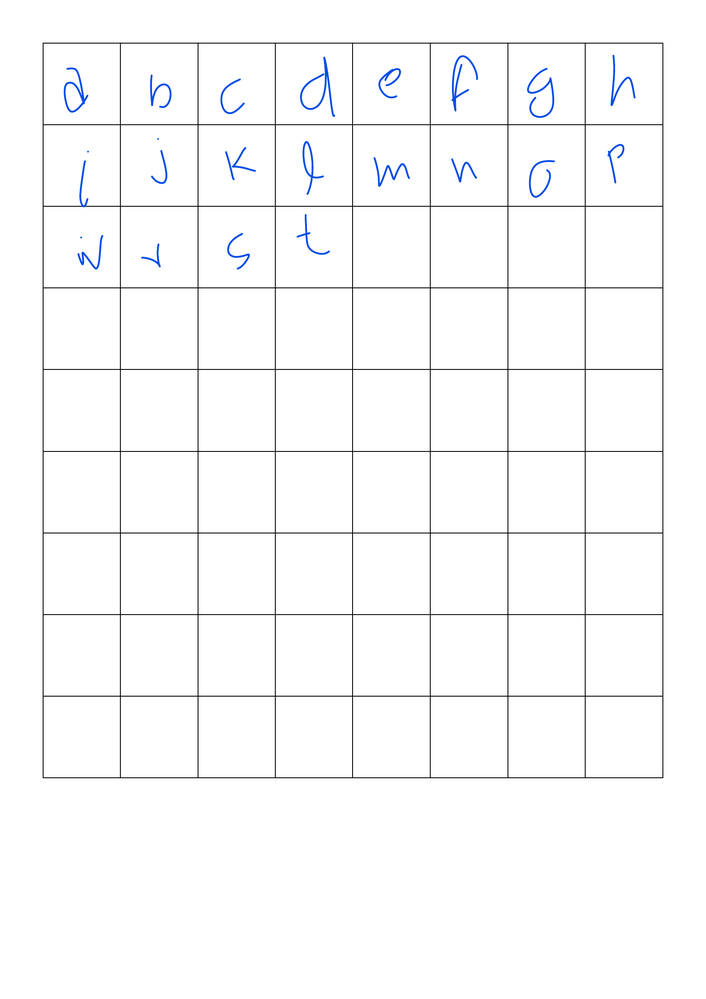
#> input picture char_1.png, 706 x 999 px, shrunk from 1654 x 2339 before the run
$ python template-to-charpng.py
#> lines starting #> are read from the running program, lines starting #| are printed output that depends on the picture; after the words box and inside, x2 and y2 are one past the last pixel; in counts of white or black regions, pixels touching at a corner belong together
import cv2
import numpy as np

#======================= sort_contours ===========================================
def sort_contours(cnts, method="right-to-left"):
        # initialize the reverse flag and sort index
        reverse = False
        i = 0

        # handle if we need to sort in reverse
        if method == "right-to-left" or method == "bottom-to-top":
                reverse = True

        # handle if we are sorting against the y-coordinate rather than
        # the x-coordinate of the bounding box
        if method == "top-to-bottom" or method == "bottom-to-top":
                i = 1

        # construct the list of bounding boxes and sort them from top to
        # bottom
        boundingBoxes = [cv2.boundingRect(c) for c in cnts]
        (cnts, boundingBoxes) = zip(*sorted(zip(cnts, boundingBoxes),
                key=lambda b:b[1][i], reverse=reverse))

        # return the list of sorted contours and bounding boxes
        return (cnts, boundingBoxes)
#==================================================================================


def box_extraction(img_for_box_extraction_path, cropped_dir_path):
#> called with img_for_box_extraction_path = 'char_1.png', cropped_dir_path = './cropped/'
        img = cv2.imread(img_for_box_extraction_path, 0)# Read the image
#> img: shape (999, 706); min 9, max 255, mean 249.6
        (thresh, img_bin) = cv2.threshold(img, 128, 255, cv2.THRESH_BINARY | cv2.THRESH_OTSU)#Thresholding the image
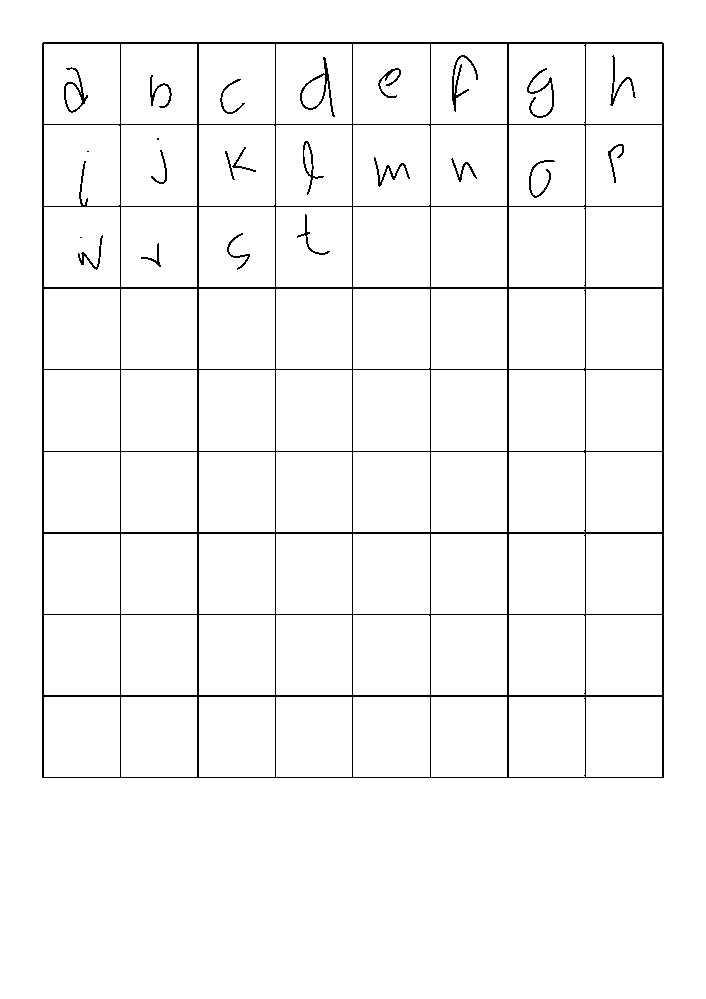
#> img_bin: shape (999, 706); 96.9% white; black in thin lines or dots, all inside (x1, y1, x2, y2) = (42, 42, 664, 778)
#> thresh = 177
        img_bin = 255-img_bin# Invert the image
        cv2.imwrite("inter_processing/Image_bin.jpg",img_bin)

        # Defining a kernel length
        kernel_length = np.array(img).shape[1]//40
#> kernel_length = 17

        # A verticle kernel of (1 X kernel_length), which will detect all the verticle lines from the image.
        verticle_kernel = cv2.getStructuringElement(cv2.MORPH_RECT, (1, kernel_length))
#> verticle_kernel = 17 values from 1 to 1

        # A horizontal kernel of (kernel_length X 1), which will help to detect all the horizontal line from the image.
        hori_kernel = cv2.getStructuringElement(cv2.MORPH_RECT, (kernel_length, 1))

        # A kernel of (3 X 3) ones.
        kernel = cv2.getStructuringElement(cv2.MORPH_RECT, (3, 3))

        # Morphological operation to detect verticle lines from an image
        img_temp1 = cv2.erode(img_bin, verticle_kernel, iterations=3)
#> img_temp1: shape (999, 706); 1.3% white in thin lines or dots, all inside (x1, y1, x2, y2) = (42, 66, 664, 754)
        verticle_lines_img = cv2.dilate(img_temp1, verticle_kernel, iterations=3)
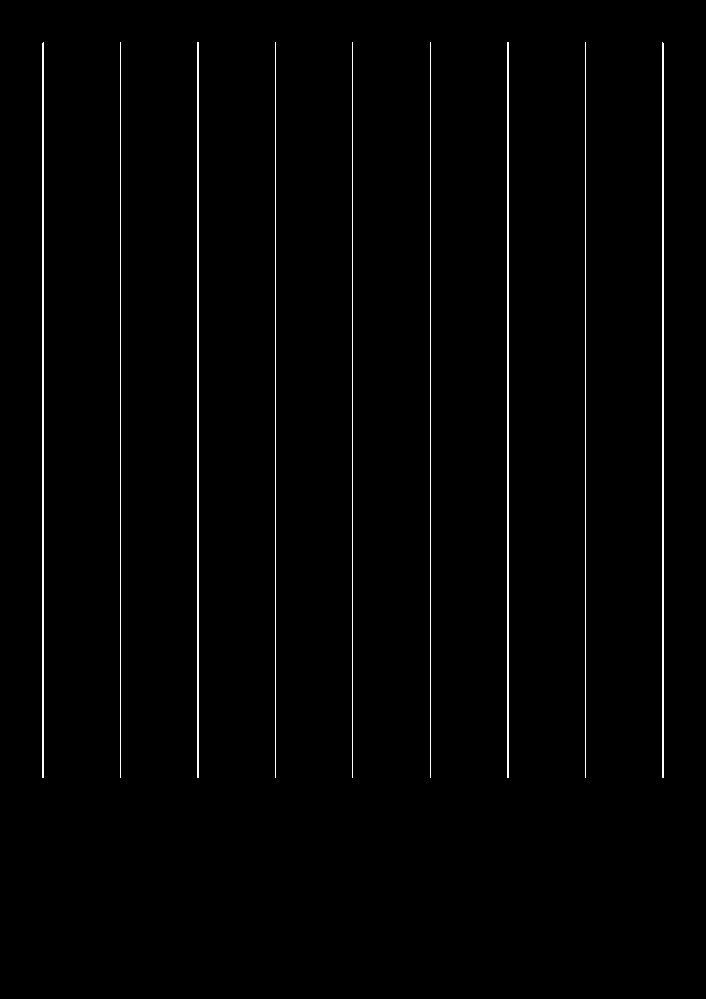
#> verticle_lines_img: shape (999, 706); 1.4% white in thin lines or dots, all inside (x1, y1, x2, y2) = (42, 42, 664, 778)
        # cv2.imwrite("inter_processing/verticle_lines.jpg",verticle_lines_img)

        # Morphological operation to detect horizontal lines from an image
        img_temp2 = cv2.erode(img_bin, hori_kernel, iterations=3)
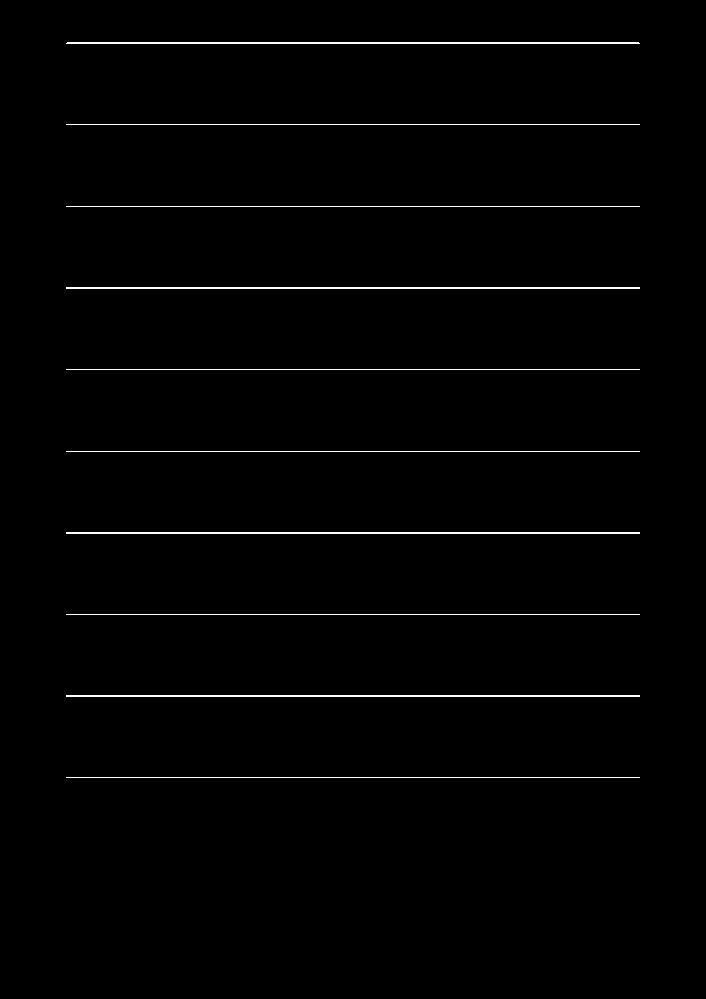
#> img_temp2: shape (999, 706); 1.1% white in thin lines or dots, all inside (x1, y1, x2, y2) = (66, 42, 640, 778)
        horizontal_lines_img = cv2.dilate(img_temp2, hori_kernel, iterations=3)
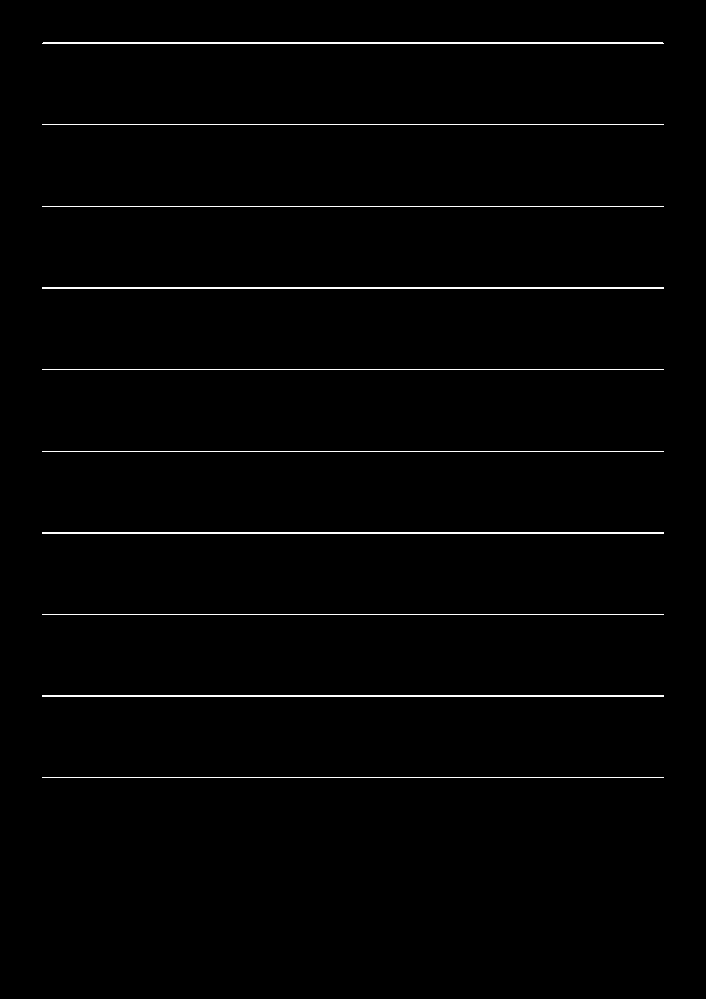
#> horizontal_lines_img: shape (999, 706); 1.2% white in thin lines or dots, all inside (x1, y1, x2, y2) = (42, 42, 664, 778)
        # cv2.imwrite("inter_processing/horizontal_lines.jpg",horizontal_lines_img)

        # Weighting parameters, this will decide the quantity of an image to be added to make a new image.
        alpha = 0.5
        beta = 1.0 - alpha

        # This function helps to add two image with specific weight parameter to get a third image as summation of two image.
        img_final_bin = cv2.addWeighted(verticle_lines_img, alpha, horizontal_lines_img, beta, 0.0)
        img_final_bin = cv2.erode(~img_final_bin, kernel, iterations=2)
        (thresh, img_final_bin) = cv2.threshold(img_final_bin, 128, 255, cv2.THRESH_BINARY | cv2.THRESH_OTSU)
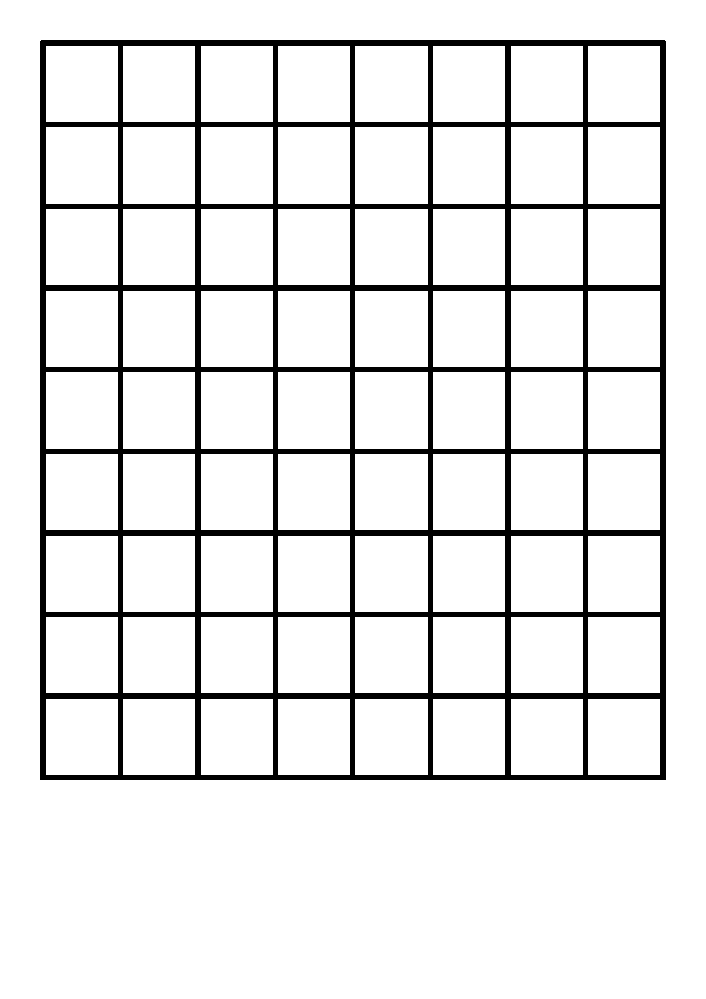
#> img_final_bin: shape (999, 706); 90.4% white; 1 black region
#> thresh = 127

        # For Debugging
        # Enable this line to see verticle and horizontal lines in the image which is used to find boxes
        # cv2.imwrite("inter_processing/img_final_bin.jpg",img_final_bin)

        # Find contours for image, which will detect all the boxes
        contours, hierarchy = cv2.findContours(img_final_bin, cv2.RETR_TREE, cv2.CHAIN_APPROX_SIMPLE)
#> contours = 74 contours; largest, box (x1, y1, x2, y2) and area: (0, 0, 706, 999) 703590, (39, 39, 667, 781) 464602, (355, 372, 428, 449) 5472, (355, 127, 428, 204) 5472, (355, 699, 428, 775) 5400

        # Sort all the contours by top to bottom.
        # (contours, boundingBoxes) = sort_contours(contours, method="right-to-left")
        idx = 0
        for c in contours:
                # Returns the location and width,height for every contour
                x, y, w, h = cv2.boundingRect(c)

                # If the box height is greater then 20, widht is >80, then only save it as a box in "cropped/" folder.

                idx += 1
                new_img = img[y:y+h, x:x+w]
                cv2.imwrite(cropped_dir_path+str(idx) + '.png', new_img)
#> this loop made 74 passes
#> (c, x, y, w, h) on passes 1, 3, 4, 5, 6, 7, 8, 9, 10, 11: ([[0, 0], [0, 998], [705, 998], [705, 0]], 0, 0, 706, 999), ([[588, 699], [588, 774], [659, 774], [659, 699]], 588, 699, 72, 76), ([[511, 699], [511, 774], [582, 774], [582, 699]], 511, 699, 72, 76), ([[433, 699], [433, 774], [504, 774], [504, 699]], 433, 699, 72, 76), ([[355, 699], [355, 774], [427, 774], [427, 699]], 355, 699, 73, 76), ([[278, 699], [278, 774], [349, 774], [349, 699]], 278, 699, 72, 76), ([[201, 699], [201, 774], [272, 774], [272, 699]], 201, 699, 72, 76), ([[123, 699], [123, 774], [194, 774], [194, 699]], 123, 699, 72, 76), ([[46, 699], [46, 774], [117, 774], [117, 699]], 46, 699, 72, 76), ([[588, 617], [588, 692], [659, 692], [659, 617]], 588, 617, 72, 76)
#> (x, y, w, h) on pass 2: (39, 39, 628, 742)
#> pass 2, in box_extraction, `new_img = img[y:y+h, x:x+w]`:
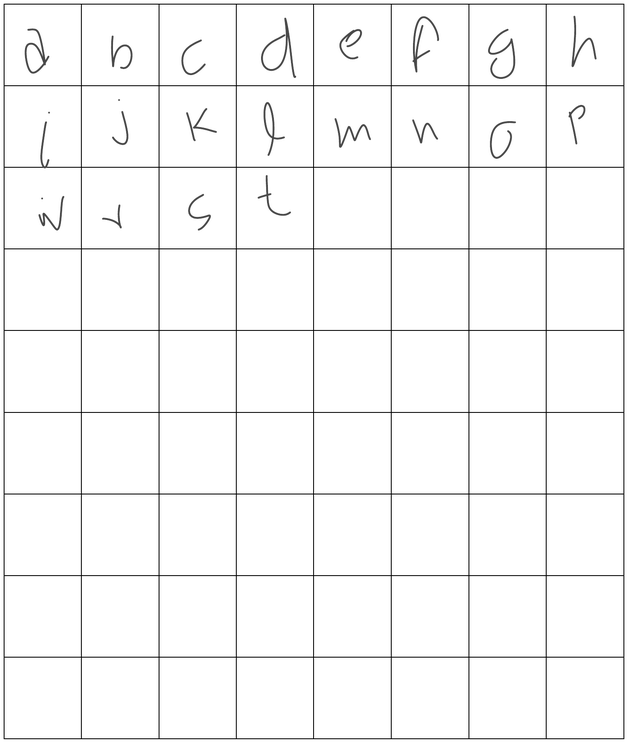
#> new_img: shape (742, 628); min 9, max 255, mean 246.9
#> after the loop, idx = 74

box_extraction("char_1.png", "./cropped/") #image to be extracted, directory where to save cropped images
